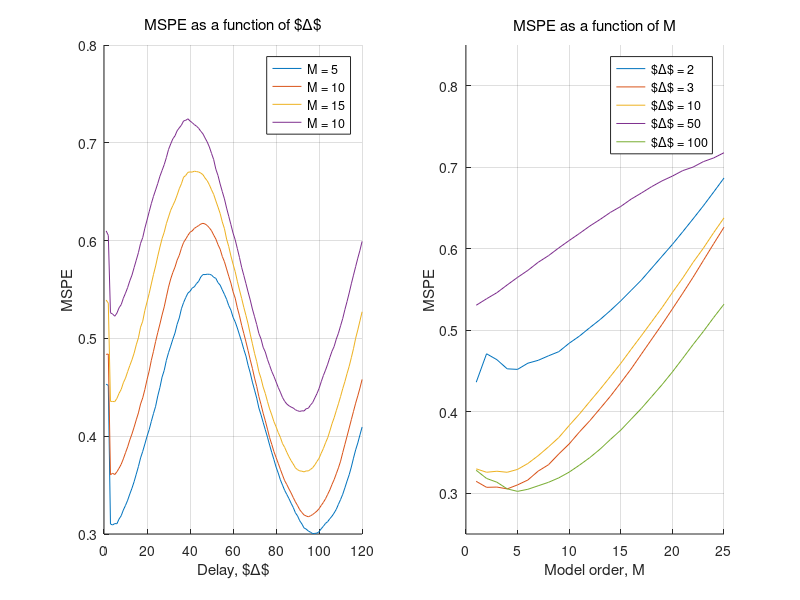

Source code (MATLAB): (Note: this script raises an error after producing the figure.)
clc;clear;

N=1000;             % Number of input samples
wo=0.01*pi;         % Frequency of input signal
o2=1;               % Variance of white noise
std=sqrt(o2);       % Standard deviation of the white noise

M=[1:1:25];         % ALE line enchancer filter  order;
delta=[1:1:120];

u=0.01;             % Filter adaptation gain
num_ens=100;        % number of independant trials

% Signal generation
x=sin(wo.*[1:N]);

%% Effects on MSPE by varying M and Delta 
%the results are saved as a file since this computation takes very long (10 min)

% x_est=zeros(num_ens,N); % pre-allocate memory for speed
% MSPE=zeros(num_ens,1);
% MSPE_set=zeros(length(delta),length(M));
% for k=1:length(delta)
%     for j=1:length(M)
%         for i = 1:num_ens
%             rng(i)
%             % Noise Generation;
%             wgn=randn(1,N); wgn=wgn-mean(wgn); wgn=wgn*std./sqrt(var(wgn));  % WGN input.
%             eta=filter([1 0 0.5],[1], wgn);
%             s=x+eta; % Noisy signal
%             
%             [x_est(i,:), e, w] = ALE_lms(s, delta(k), u, M(j)); % LMS algorithm
%             MSPE(i,1) = mean((x_est(i,:) - x).^2);              % Mean square prediciton error
%         end
%             MSPE_set(k,j)=mean(MSPE);                             % Mean MSPE of all ensambles
%     end
%     k %progress counter since it is slow
% end
% save('3_3_b_results', 'MSPE_set')       % Save variable for future use since computation is long

% plots
load 3_3_b_results.mat

figure(1); clf
subplot(1,2,1); hold on
plot(delta, MSPE_set(:, 5))
plot(delta, MSPE_set(:, 10))
plot(delta, MSPE_set(:, 15))
plot(delta, MSPE_set(:, 20))
hold off; box off; grid on
title('MSPE as a function of $\Delta$','fontWeight', 'normal')
xlabel('Delay, $\Delta$')
ylabel('MSPE')
legend('M = 5', 'M = 10', 'M = 15', 'M = 10', 'location', 'best' )

subplot(1,2,2); hold on
plot(M, MSPE_set(2, :))
plot(M, MSPE_set(3, :))
plot(M, MSPE_set(10, :))
plot(M, MSPE_set(50, :))
plot(M, MSPE_set(100, :))

hold off; box off; grid on
title('MSPE as a function of M','fontWeight', 'normal')
xlabel('Model order, M')
ylabel('MSPE')
ylim([0.25, 0.85])
legend('$\Delta$ = 2', '$\Delta$ = 3', '$\Delta$ = 10', '$\Delta$ = 50', '$\Delta$ = 100', 'location', 'best' )


%% plots of prediction when varying M

M=[5 10 15 20];         % ALE line enchancer filter  order;
delta=3;

for k=1:length(M)
    for i = 1:num_ens
        rng(i)
        wgn=randn(1,N); wgn=wgn-mean(wgn); wgn=wgn*std./sqrt(var(wgn));  % WGN input.
        eta=filter([1 0 0.5],[1], wgn);                                  % Noise Generation
        s=x+eta;                                                         % Noisy signal    
        [x_est(i,:), e, w] = ALE_lms(s, delta, u, M(k)); % LMS algorithm
    end
        x_est_m(k,:)=mean(x_est);
        e_m(k,:)=mean((x_est-ones(num_ens, 1)*x).^2);
        MSPE(k,1)=mean(e_m(k,:));

end


% plots
figure(2); clf;
for i=1:length(M)
    subplot(2,length(M), i);
    plot([1:N], x_est_m(i,:))
    xlabel('Time [Samples]')
    ylabel('Predicted Output, $\hat x$','Interpreter','latex')
    title(['Prediction, $\Delta$=',num2str(delta), ', M=', num2str(M(i))], 'fontWeight', 'normal')
    grid on; box off;
    ylim([-1.1,1.2])

end

for i=1:length(M)
    subplot(2,length(M), i+length(M));
    plot([1:N], e_m(i,:)); hold on
    text(200,1.05,['MSPE = ', num2str(MSPE(i))])
    hold off
    xlabel('Time [Samples]')
    ylabel('MSE, $(x - \hat x$)$^2$','Interpreter','latex')
    title(['Prediction Error, $\Delta$=',num2str(delta), ', M=', num2str(M(i))], 'fontWeight', 'normal')
    grid on; box off;
    ylim([0,1.2])
end
